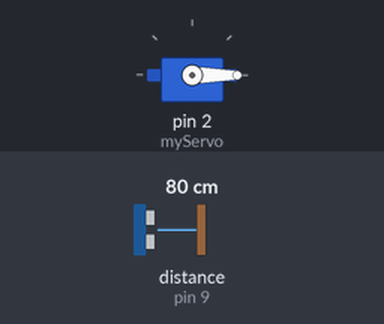
Simulated run of this sketch. Board: Arduino Uno, built with avr-gcc and run on an emulated ATmega328P. Shown: servo. Wiring (inferred from the names in the program): ultrasonic range finder: trigger pin 8; echo pin 9. The inputs (shaded band) are chosen by the test bench; at power-on: distance to the obstacle (sensor on pin 9) 80 cm. The echo pulse lasts 58.3 µs per cm; what the sketch prints to the serial monitor is not drawn.

Above: at 0.01 s.
1.3 s: distance to the obstacle (sensor on pin 9) set to 2 cm
At 2.2 s:
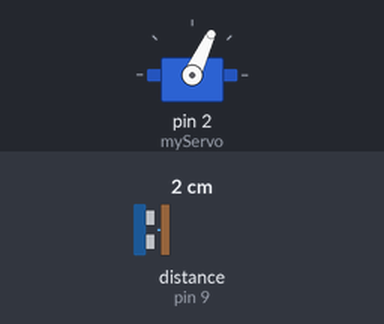
4.3 s: distance to the obstacle (sensor on pin 9) set to 299 cm
At 4.45 s:
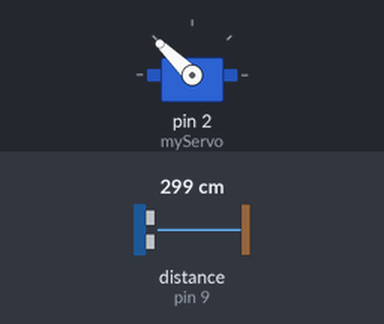
Timing chart, 0 to 13.3 s (numbered marks = the images above; inputs shaded):
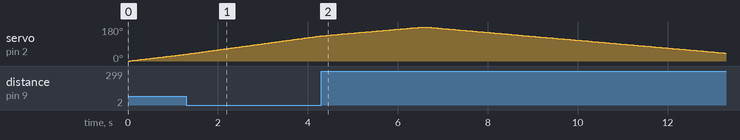

Measured:
- by itself, servo on pin 2 (myServo): rises from 133° to 180° in 2.2 s, then falls to 42° in 6.7 s

The sketch:

Radar_1.ino
```cpp
/*////////////HRTE PROJECTS RADAR////////////////////////////////////// */

#include <Servo.h>.
int trigPin = 8;
int echoPin = 9;
long duration;
int distance;


Servo myServo;

void setup() {

  pinMode(trigPin, OUTPUT);
  pinMode(echoPin, INPUT);
  Serial.begin(9600);
  myServo.attach(2);

}
void loop() {

  for(int i=0;i<=180;i++){
  myServo.write(i);
  delay(30);

  digitalWrite(trigPin, LOW);
  delayMicroseconds(2);
  digitalWrite(trigPin, HIGH);
  delayMicroseconds(10);
  digitalWrite(trigPin, LOW);
  duration = pulseIn(echoPin, HIGH);
  distance= duration*0.034/2;

  Serial.print(i);
  Serial.print(",");
  Serial.print(distance);
  Serial.print(".");

  }

  for(int i=180;i>0;i--){
  myServo.write(i);
  delay(30);

  digitalWrite(trigPin, LOW);
  delayMicroseconds(2);
  digitalWrite(trigPin, HIGH);
  delayMicroseconds(10);
  digitalWrite(trigPin, LOW);
  duration = pulseIn(echoPin, HIGH);
  distance= duration*0.034/2;

  Serial.print(i);
  Serial.print(",");
  Serial.print(distance);
  Serial.print(".");
  }
}
```
